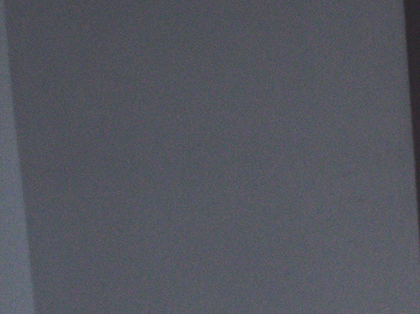
%> input picture matlab/Chen_ICCV2015_code/rawdata/im1_bright.png, 420 x 314 px, shrunk from 591 x 442 before the run; its folder holds only this picture in this run
$ octave rawdemo.m   (GNU Octave 9; MATLAB toolbox functions it lacks are replaced by stand-ins)
%> lines starting %> are read from the running program, lines starting %| are printed output that depends on the picture
### matlab/Chen_ICCV2015_code/image2cols.m
% -----------------------------------------------------------------------
%Inputs:
% im:  the noisy image to be patchized
% pSz: the predefined size of patches
% stride: the predfined gap between neighbor patches
%
%Outputs:
% res: the set of decomposed patches
%
% Last revision: 1-Dec-2015
%
% Authors: Guangyong Chen
% License: MIT License
%
% Copyright (c) 2015 Guangyong Chen
%
% Permission is hereby granted, free of charge, to any person obtaining
% a copy of this software and associated documentation files (the
% "Software"), to deal in the Software without restriction, including
% without limitation the rights to use, copy, modify, merge, publish,
% distribute, sublicense, and/or sell copies of the Software, and to
% permit persons to whom the Software is furnished to do so, subject to
% the following conditions:
%
% The above copyright notice and this permission notice shall be
% included in all copies or substantial portions of the Software.
%
% THE SOFTWARE IS PROVIDED "AS IS", WITHOUT WARRANTY OF ANY KIND,
% EXPRESS OR IMPLIED, INCLUDING BUT NOT LIMITED TO THE WARRANTIES OF
% MERCHANTABILITY, FITNESS FOR A PARTICULAR PURPOSE AND
% NONINFRINGEMENT. IN NO EVENT SHALL THE AUTHORS OR COPYRIGHT HOLDERS BE
% LIABLE FOR ANY CLAIM, DAMAGES OR OTHER LIABILITY, WHETHER IN AN ACTION
% OF CONTRACT, TORT OR OTHERWISE, ARISING FROM, OUT OF OR IN CONNECTION
% WITH THE SOFTWARE OR THE USE OR OTHER DEALINGS IN THE SOFTWARE.
%
% -----------------------------------------------------------------------
function res = image2cols(im, pSz, stride)
%> called with pSz = 8, stride = 3
  res = [];

  range_y = 1:stride:(size(im,1)-pSz+1);
%> range_y = 103 values from 1 to 307
  range_x = 1:stride:(size(im,2)-pSz+1);
%> range_x = 138 values from 1 to 412
  channel = size(im,3);
%> channel = 3
  if (range_y(end)~=(size(im,1)-pSz+1))
    range_y = [range_y (size(im,1)-pSz+1)];
  end
  if (range_x(end)~=(size(im,2)-pSz+1))
    range_x = [range_x (size(im,2)-pSz+1)];
%> range_x = 139 values from 1 to 413
  end
  sz = length(range_y)*length(range_x);
%> sz = 14317

  tmp = zeros(pSz^2*channel, sz);

  idx = 0;
  for y=range_y
    for x=range_x
      p = im(y:y+pSz-1,x:x+pSz-1,:);
      idx = idx + 1;
      tmp(:,idx) = p(:);
    end
  end
%> after the loop, idx = 14317

  res = [res, tmp];


return

### matlab/Chen_ICCV2015_code/NoiseEstimation.m
% -----------------------------------------------------------------------
%Inputs:
% im_noisy:  the noisy image whose noise level requires to be estimated
% PatchSize: the predefined size of patches
%
%Outputs:
% estsigma: Estimated result given by our method
%
% Last revision: 1-Dec-2015
%
% Authors: Guangyong Chen
% License: MIT License
%
% Copyright (c) 2015 Guangyong Chen
%
% Permission is hereby granted, free of charge, to any person obtaining
% a copy of this software and associated documentation files (the
% "Software"), to deal in the Software without restriction, including
% without limitation the rights to use, copy, modify, merge, publish,
% distribute, sublicense, and/or sell copies of the Software, and to
% permit persons to whom the Software is furnished to do so, subject to
% the following conditions:
%
% The above copyright notice and this permission notice shall be
% included in all copies or substantial portions of the Software.
%
% THE SOFTWARE IS PROVIDED "AS IS", WITHOUT WARRANTY OF ANY KIND,
% EXPRESS OR IMPLIED, INCLUDING BUT NOT LIMITED TO THE WARRANTIES OF
% MERCHANTABILITY, FITNESS FOR A PARTICULAR PURPOSE AND
% NONINFRINGEMENT. IN NO EVENT SHALL THE AUTHORS OR COPYRIGHT HOLDERS BE
% LIABLE FOR ANY CLAIM, DAMAGES OR OTHER LIABILITY, WHETHER IN AN ACTION
% OF CONTRACT, TORT OR OTHERWISE, ARISING FROM, OUT OF OR IN CONNECTION
% WITH THE SOFTWARE OR THE USE OR OTHER DEALINGS IN THE SOFTWARE.
%
% -----------------------------------------------------------------------
function estsigma =NoiseEstimation(im_noisy,PatchSize)

p_out = image2cols(im_noisy, PatchSize, 3);

mu = mean(p_out,2);
%> mu = 192 values, max 95.63 at index 136, min 83.56 at index 57, mean 88.45
sigma=(p_out-repmat(mu,[1,size(p_out,2)])) ...
        *(p_out-repmat(mu,[1,size(p_out,2)]))'/(size(p_out,2));
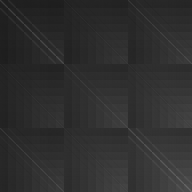
%> sigma: size 192x192 double; min 29.67, max 102.5, mean 47.2
eigvalue = (sort((eig(sigma)),'ascend'));
%> eigvalue = 192 values from 0.157 to 9178.6

for CompCnt = size(p_out,1):-1:1
    Mean = mean(eigvalue(1:CompCnt));

    if(sum(eigvalue(1:CompCnt)>Mean) == sum(eigvalue(1:CompCnt)<Mean))
        break
    end

end
%> this loop made 153 passes
%> Mean on passes 1 to 3: 73.32, 25.65, 23.04
estsigma = sqrt(Mean);
%> estsigma = 0.957

### matlab/Chen_ICCV2015_code/rawdemo.m

clc;clear;close all;
addpath(genpath('./'));
fileList = dir('./rawdata/*.png');

SigmaCnt = 1;
SigVariance = [];


    for ImCnt = 1: numel(fileList)
        im_noisy =  double(imread(fileList(ImCnt).name));
        estsigma =NoiseEstimation(im_noisy, 8);
%> estsigma = 0.957
        fprintf('File: %s Sigma: %.2f\n', fileList(ImCnt).name, estsigma);
%| File: im1_bright.png Sigma: 0.96
    end
